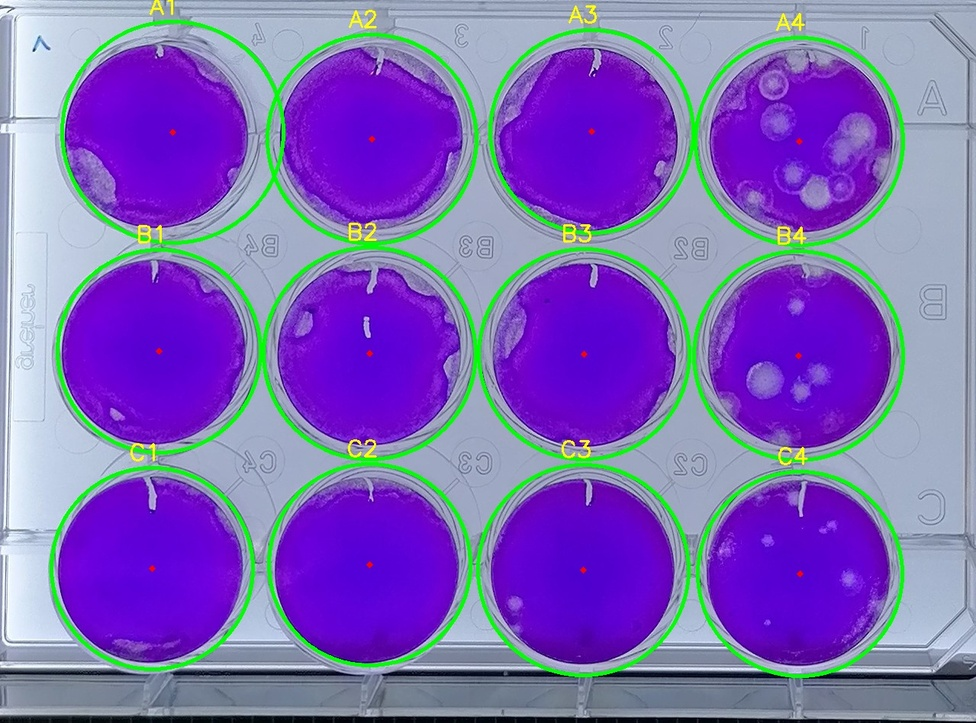
#> input picture plate_1_detected_debug.jpg, 976 x 723 px, shrunk from 1279 x 948 before the run
$ python -i crop_plates.py   (imports and definitions only)   (older library calls are emulated)
#> lines starting #> are read from the running program, lines starting #| are printed output that depends on the picture; after the words box and inside, x2 and y2 are one past the last pixel; in counts of white or black regions, pixels touching at a corner belong together
from pathlib import Path
import cv2
import numpy as np
import os
import sys

# -------------------- Global parameters --------------------
ROOT = os.path.abspath(os.path.join(os.path.dirname(__file__), "../../"))
sys.path.insert(0, ROOT)

SRC_ROOT = Path(os.path.join(ROOT, "data", "raw"))
DST_ROOT = Path(os.path.join(ROOT, "data", "cropped_data"))
IMAGE_EXTS = {".jpg", ".jpeg", ".png", ".tif", ".tiff", ".bmp", ".webp"}

# Ring-template matching
RING_SCALES    = [0.035, 0.045, 0.055, 0.065]
RING_THICK_FR  = 0.18
RING_THRESH    = 0.38
MIN_RING_COUNT = 6

# Color (HSV) thresholds for purple/magenta wells
SAT_MIN = 50
VAL_MIN = 40
HUE_RANGES = [(120, 170), (0, 10)]

# HoughCircles
WELL_MIN_R_FR = 0.02
WELL_MAX_R_FR = 0.18
HOUGH_DP       = 1.2
HOUGH_MIN_DIST = 0.08
HOUGH_PARAM1   = 120
HOUGH_PARAM2   = 25

# --- BBox / Padding Rules (ADJUSTED FOR LOOSER CROP) ---
# PAD_FRAC is the extra empty space added relative to image size
PAD_FRAC = 0.01
# ASPECT ratios for a 12-well plate
ASPECT_MIN, ASPECT_MAX = 0.9, 1.9
MAX_AREA_FRAC = 0.85

# --- NEW: acceptance + fallback ---
MIN_WELLS_FOR_CONFIDENT = 10
# Fallback rect (x_frac, y_frac, w_frac, h_frac) (if there is an error on the first crop)
FALLBACK_RECT_DEFAULT = (0.14, 0.56, 0.66, 0.36)
# Increased fallback padding to prevent tight cuts on failed detections
FALLBACK_PAD_FRAC = 0.05
# -----------------------------------------------------------

def ensure_dir(p: Path):
    p.mkdir(parents=True, exist_ok=True)

def clip(a, lo, hi):
    return max(lo, min(hi, a))

def expand_box(x, y, w, h, pad, W, H):
    """
    Expands the bounding box by 'pad' pixels on all sides,
    clipping to image boundaries.
    """
    x1 = clip(int(x - pad), 0, W-1)
    y1 = clip(int(y - pad), 0, H-1)

    # x2 and y2 calculation based on original w, h
    x2 = clip(int(x + w + pad), 0, W-1)
    y2 = clip(int(y + h + pad), 0, H-1)

    return x1, y1, x2 - x1, y2 - y1

def valid_bbox(w, h, W, H):
    ar = w / (h + 1e-6)
    area = w * h
    return (ASPECT_MIN <= ar <= ASPECT_MAX) and (area < MAX_AREA_FRAC * W * H)

# ---------- Detectors ----------

def make_ring_template(radius, thickness):
    R = int(round(radius))
    T = max(1, int(round(thickness)))
    yy, xx = np.mgrid[-R:R+1, -R:R+1]
    rr = np.sqrt(xx*xx + yy*yy)
    ring = ((rr >= (R - T)) & (rr <= (R + T))).astype(np.float32)
    ring = cv2.GaussianBlur(ring, (0,0), sigmaX=R*0.15 + 0.5)
    ring = ring - ring.mean()
    ring /= (ring.std() + 1e-6)
    return ring

def nms_peaks(res, thr, radius):
    mask = (res >= thr).astype(np.uint8)
    if mask.sum() == 0:
        return []
    k = max(3, int(radius*0.75)//2*2+1)
    dil = cv2.dilate(res, np.ones((k,k), np.uint8))
    peaks = (res == dil) & (res >= thr) & (mask > 0)
    ys, xs = np.where(peaks)
    return list(zip(xs, ys))

def detect_ring(gray):
    """Return (bbox, count) or (None, 0)."""
    H, W = gray.shape
    clahe = cv2.createCLAHE(clipLimit=3.0, tileGridSize=(8,8))
    g = clahe.apply(gray)
    gx = cv2.Sobel(g, cv2.CV_32F, 1, 0, ksize=3)
    gy = cv2.Sobel(g, cv2.CV_32F, 0, 1, ksize=3)
    mag = cv2.magnitude(gx, gy)
    mag = cv2.normalize(mag, None, 0, 1, cv2.NORM_MINMAX)

    centers, radii = [], []
    for fr in RING_SCALES:
        rad = max(8, int(min(H, W) * fr))
        tmpl = make_ring_template(rad, rad * RING_THICK_FR)
        res = cv2.matchTemplate(mag, tmpl, cv2.TM_CCOEFF_NORMED)
        for x, y in nms_peaks(res, RING_THRESH, rad):
            centers.append((x+rad, y+rad))
            radii.append(rad)

    count = len(centers)
    if count < MIN_RING_COUNT:
        return None, 0

    xs = np.array([c[0] for c in centers])
    ys = np.array([c[1] for c in centers])
    r  = np.mean(radii)

    # BBox around CENTERS
    x, y = int(xs.min()), int(ys.min())
    x2, y2 = int(xs.max()), int(ys.max())

    # --- FIX FOR SHARPNESS ---
    # Previous logic used max(r, global_pad).
    # New logic: Pad = Radius (to reach edge) + 20% Radius (plastic rim) + Global Buffer
    pad = int(r * 1.2) + int(PAD_FRAC * min(H, W))

    x, y, w, h = expand_box(x, y, x2-x, y2-y, pad, W, H)
    if not valid_bbox(w,h,W,H):
        return None, 0
    return (x,y,w,h), count

def detect_purple(img):
    H, W = img.shape[:2]
    hsv = cv2.cvtColor(img, cv2.COLOR_BGR2HSV)
    mask_total = np.zeros((H,W), dtype=np.uint8)
    for lo_h, hi_h in HUE_RANGES:
        lower = np.array([lo_h, SAT_MIN, VAL_MIN], dtype=np.uint8)
        upper = np.array([hi_h, 255, 255], dtype=np.uint8)
        mask_total = cv2.bitwise_or(mask_total, cv2.inRange(hsv, lower, upper))

    mask = cv2.medianBlur(mask_total, 5)
    kernel = np.ones((7,7), np.uint8)
    mask = cv2.morphologyEx(mask, cv2.MORPH_CLOSE, kernel, iterations=2)
    mask = cv2.morphologyEx(mask, cv2.MORPH_OPEN, kernel, iterations=1)

    contours, _ = cv2.findContours(mask, cv2.RETR_EXTERNAL, cv2.CHAIN_APPROX_SIMPLE)
    if not contours:
        return None, 0

    minR = max(8, int(min(H, W) * WELL_MIN_R_FR))
    good = []
    radii = []
    for cnt in contours:
        area = cv2.contourArea(cnt)
        if area < np.pi*minR*minR*0.4:
            continue
        perim = cv2.arcLength(cnt, True)
        if perim == 0:
            continue
        circularity = 4*np.pi*area/(perim*perim)
        if circularity < 0.6:
            continue
        (cx, cy), rad = cv2.minEnclosingCircle(cnt)
        good.append((cx,cy,rad))
        radii.append(rad)

    if not good:
        return None, 0

    xs = np.array([g[0] for g in good])
    ys = np.array([g[1] for g in good])
    r  = np.mean(radii) if radii else minR

    x, y = int(xs.min()), int(ys.min())
    x2, y2 = int(xs.max()), int(ys.max())

    # --- FIX FOR SHARPNESS ---
    # Ensure we cover the radius + extra buffer
    pad = int(r * 1.2) + int(PAD_FRAC * min(H, W))

    x, y, w, h = expand_box(x, y, x2-x, y2-y, pad, W, H)
    if not valid_bbox(w,h,W,H):
        return None, 0
    return (x,y,w,h), len(good)

def detect_hough(gray):
    H, W = gray.shape
    clahe = cv2.createCLAHE(clipLimit=3.0, tileGridSize=(8,8))
    g = clahe.apply(gray)
    g = cv2.medianBlur(g, 5)

    minR = max(8, int(min(H, W) * WELL_MIN_R_FR))
    maxR = int(min(H, W) * WELL_MAX_R_FR)

    circles = cv2.HoughCircles(
        g, cv2.HOUGH_GRADIENT, dp=HOUGH_DP, minDist=int(min(H, W)*HOUGH_MIN_DIST),
        param1=HOUGH_PARAM1, param2=HOUGH_PARAM2, minRadius=minR, maxRadius=maxR
    )
    if circles is None:
        return None, 0
    circles = np.uint16(np.around(circles[0]))
    cnt = len(circles)
    if cnt < 4:
        return None, 0

    xs = circles[:,0]
    ys = circles[:,1]
    r = circles[:,2].mean()

    x, y = int(xs.min()), int(ys.min())
    x2, y2 = int(xs.max()), int(ys.max())

    # --- FIX FOR SHARPNESS ---
    pad = int(r * 1.2) + int(PAD_FRAC * min(H, W))

    x, y, w, h = expand_box(x, y, x2-x, y2-y, pad, W, H)
    if not valid_bbox(w,h,W,H):
        return None, 0
    return (x,y,w,h), cnt

def detect_edges(gray):
    # This detector doesn't have a concept of "wells" or "radius",
    # so we just increase the global padding
    H, W = gray.shape
    g = cv2.GaussianBlur(gray, (5,5), 0)
    edges = cv2.Canny(g, 50, 150)
    edges = cv2.dilate(edges, np.ones((5,5), np.uint8), iterations=1)

    contours, _ = cv2.findContours(edges, cv2.RETR_EXTERNAL, cv2.CHAIN_APPROX_SIMPLE)
    if not contours:
        return None
    best = None
    best_score = -1
    for cnt in contours:
        x,y,w,h = cv2.boundingRect(cnt)
        if not valid_bbox(w,h,W,H):
            continue
        score = w*h
        if score > best_score:
            best_score = score
            best = (x,y,w,h)
    if best is None:
        return None

    # Increase padding for edge fallback as well
    pad = int(0.08 * min(W,H))
    x,y,w,h = expand_box(*best, pad, W, H)
    return (x,y,w,h)

# ---------- Main Decision ----------

def find_plate_bbox_and_count(img):
    H, W = img.shape[:2]
    gray = cv2.cvtColor(img, cv2.COLOR_BGR2GRAY)

    # 1) Ring-template
    bbox, count = detect_ring(gray)
    if bbox is not None and count >= MIN_WELLS_FOR_CONFIDENT:
        return bbox, count

    # 2) Color
    bbox, count = detect_purple(img)
    if bbox is not None and count >= MIN_WELLS_FOR_CONFIDENT:
        return bbox, count

    # 3) Hough
    bbox, count = detect_hough(gray)
    if bbox is not None and count >= MIN_WELLS_FOR_CONFIDENT:
        return bbox, count

    # 4) Edges
    bbox = detect_edges(gray)
    if bbox is not None:
        return bbox, 0

    return (0,0,W,H), 0

# [74 lines left out: functions crop_with_fallback, process_folder, not called in this run]


def main():
    ensure_dir(DST_ROOT)
    process_folder(SRC_ROOT, DST_ROOT)

# [2 lines not run here, left out]

>>> import cv2
>>> picture = cv2.imread('../../plate_1_detected_debug.jpg')
#> picture is the input picture: shape (723, 976, 3); mean B, G, R 184.8, 100.5, 127.1
>>> result = find_plate_bbox_and_count(picture)
#> in detect_ring, `gy = cv2.Sobel(g, cv2.CV_32F, 0, 1, ksize=3)`:
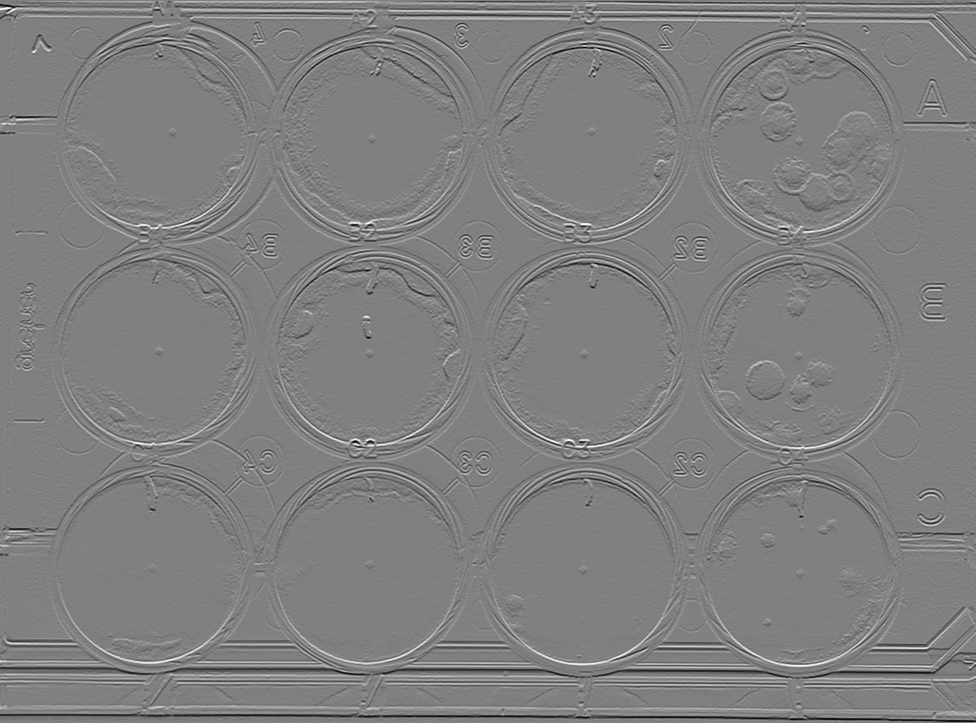
#> gy: shape (723, 976) float32; min -930, max 918, mean -1.6; drawn with min black and max white
#> in detect_ring, `mag = cv2.magnitude(gx, gy)`:
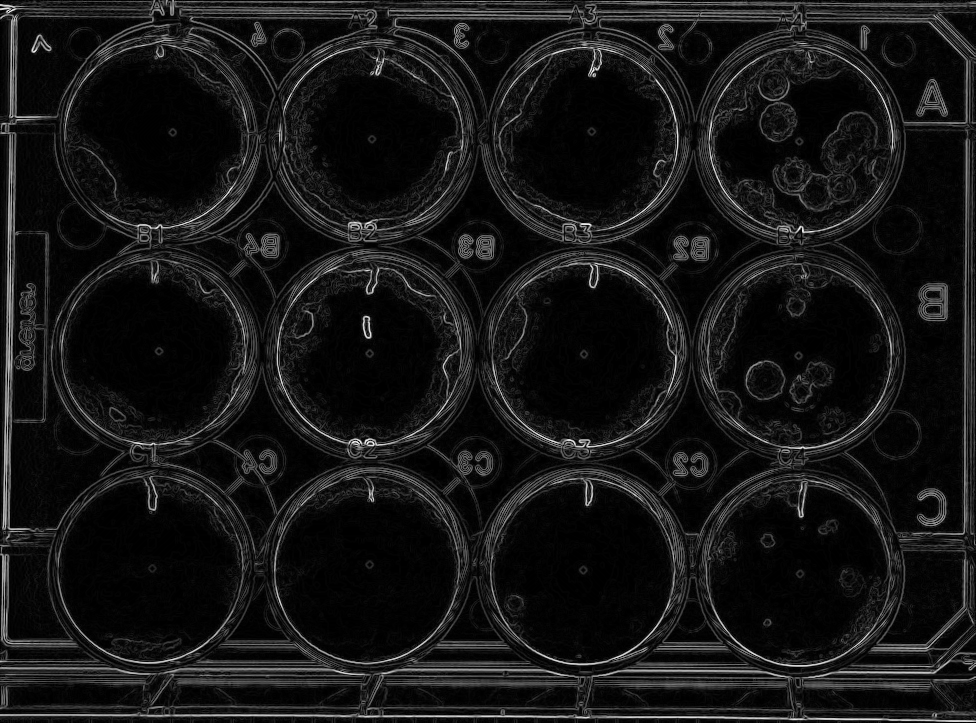
#> mag: shape (723, 976) float32; min 0, max 990.3, mean 85.2; drawn with min black and max white
#> the loop in detect_ring, `for fr in RING_SCALES:` made 4 passes
#> pass 3, in detect_ring, `res = cv2.matchTemplate(mag, tmpl, cv2.TM_CCOEFF_NORMED)`:
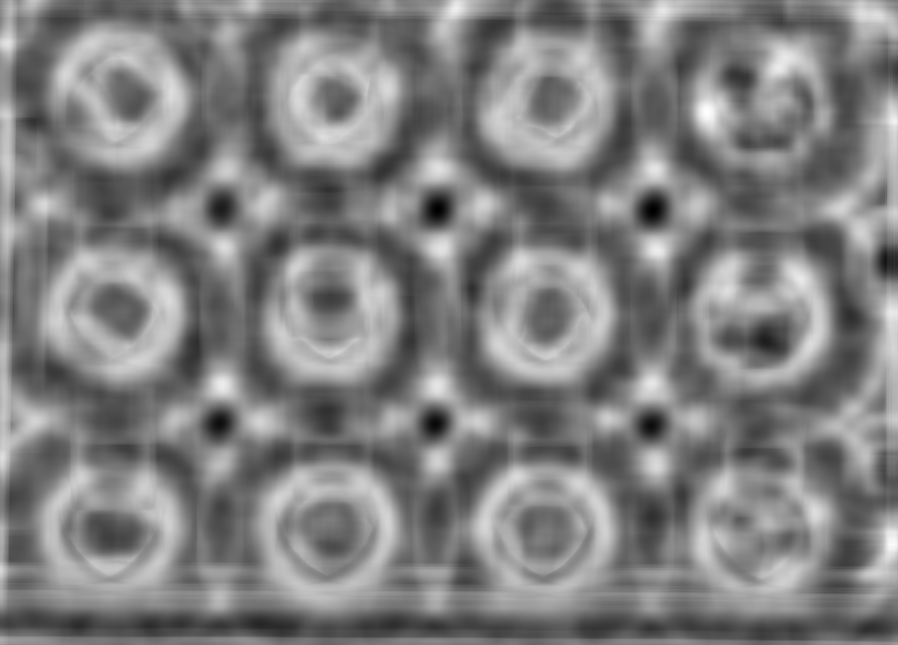
#> res: shape (645, 898) float32; min -0.456, max 0.479, mean 0.0159; drawn with min black and max white
#> after the loop in detect_ring, `for fr in RING_SCALES:`: centers = 77 pairs, first value 26 to 944, second value 35 to 692; radii = 77 values from 25 to 46
#> in detect_ring, `count = len(centers)`: count = 77
#> in detect_ring, `xs = np.array([c[0] for c in centers])`: xs = 77 values, max 944 at index 7, min 26 at index 24, mean 578.2
#> in detect_ring, `ys = np.array([c[1] for c in centers])`: ys = 77 values, max 692 at index 29, min 35 at index 0, mean 333.4
#> in detect_ring, `r  = np.mean(radii)`: r = 31.55
#> in detect_ring, `x, y = int(xs.min()), int(ys.min())`: x = 26; y = 35
#> in detect_ring, `x2, y2 = int(xs.max()), int(ys.max())`: x2 = 944; y2 = 692
#> in detect_ring, `pad = int(r * 1.2) + int(PAD_FRAC * min(H, W))`: pad = 44
#> in expand_box, `x1 = clip(int(x - pad), 0, W-1)`: x1 = 0
#> in expand_box, `x2 = clip(int(x + w + pad), 0, W-1)`: x2 = 975
#> in expand_box, `y2 = clip(int(y + h + pad), 0, H-1)`: y2 = 722
#> in detect_ring, `x, y, w, h = expand_box(x, y, x2-x, y2-y, pad, W, H)`: x = 0; w = 975; h = 722
#> in valid_bbox, `ar = w / (h + 1e-6)`: ar = 1.35
#> in valid_bbox, `area = w * h`: area = 703950
#> in find_plate_bbox_and_count, `bbox, count = detect_ring(gray)`: count = 0
#> the loop in detect_purple, `for lo_h, hi_h in HUE_RANGES:` made 2 passes
#> pass 1, in detect_purple, `mask_total = cv2.bitwise_or(mask_total, cv2.inRange(hsv, lower, upper))`:
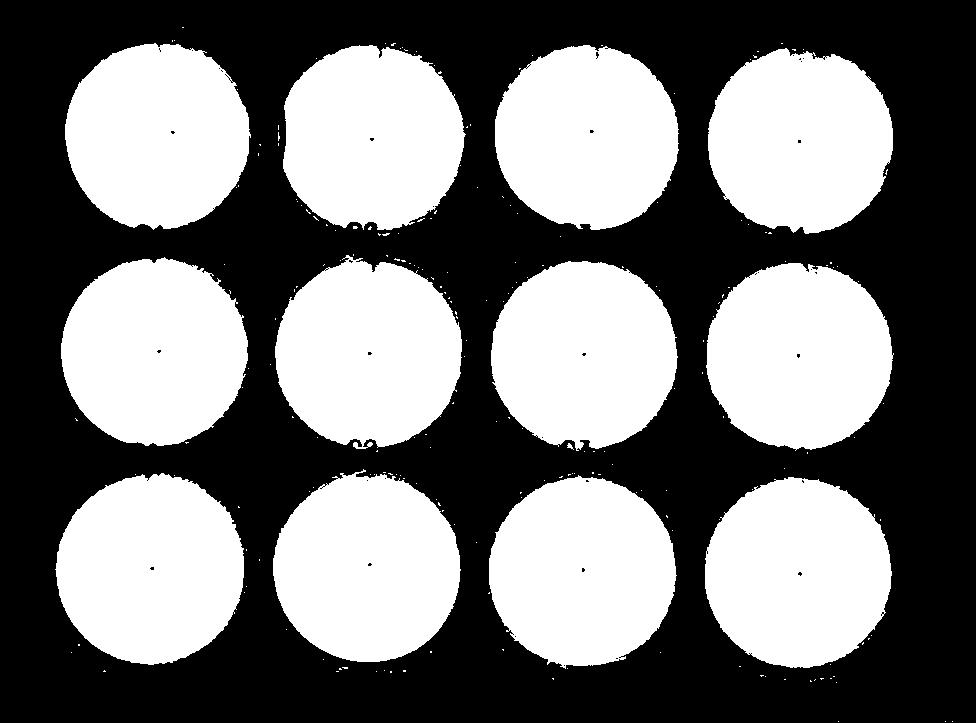
#> mask_total: shape (723, 976); 46.6% white; 219 white regions (206 under 20 px), largest, box (x1, y1, x2, y2) and area: (55, 473, 244, 665) 28068, (489, 475, 677, 669) 27860, (705, 477, 892, 668) 27847
#> in detect_purple, `contours, _ = cv2.findContours(mask, cv2.RETR_EXTERNAL, cv2.CHAIN_APPR..`: contours = 12 contours; largest, box (x1, y1, x2, y2) and area: (56, 474, 244, 664) 27821, (489, 477, 676, 666) 27604, (705, 478, 891, 668) 27584, (491, 261, 677, 448) 27324, (275, 258, 462, 448) 27320
#> the loop in detect_purple, `for cnt in contours:` made 12 passes
#> (area, perim, circularity, cx, cy, rad) on passes 1 to 8: (27584, 623.8, 0.891, 797.9, 572.5, 95.27), (27604, 625, 0.888, 582.4, 572.1, 95.9), (27311, 621.5, 0.889, 368, 566.1, 95.74), (27821, 626.6, 0.89, 150.7, 568.3, 95.83), (27163.5, 618.7, 0.892, 798.5, 355.9, 94.55), (27323.5, 619.6, 0.894, 584.2, 354.7, 95.07), (27259, 625.7, 0.875, 155.3, 351.7, 95.06), (27319.5, 624.1, 0.882, 367.7, 351.7, 96.16)
#> after the loop in detect_purple, `for cnt in contours:`: good = 12 items, first 6: (797.9, 572.5, 95.27), (582.4, 572.1, 95.9), (368, 566.1, 95.74), (150.7, 568.3, 95.83), (798.5, 355.9, 94.55), (584.2, 354.7, 95.07); radii = [95.27, 95.9, 95.74, 95.83, 94.55, 95.07, 95.06, 96.16, 94.43, 93.89, 94.5, 95.13]
#> in detect_purple, `xs = np.array([g[0] for g in good])`: xs = [797.9, 582.4, 368, 150.7, 798.5, 584.2, 155.3, 367.7, 799.5, 585.8, 371.2, 158.3]
#> in detect_purple, `ys = np.array([g[1] for g in good])`: ys = [572.5, 572.1, 566.1, 568.3, 355.9, 354.7, 351.7, 351.7, 140, 137.9, 137.5, 135.5]
#> in detect_purple, `r  = np.mean(radii) if radii else minR`: r = 95.13
#> in detect_purple, `x, y = int(xs.min()), int(ys.min())`: x = 150; y = 135
#> in detect_purple, `x2, y2 = int(xs.max()), int(ys.max())`: x2 = 799; y2 = 572
#> in detect_purple, `pad = int(r * 1.2) + int(PAD_FRAC * min(H, W))`: pad = 121
#> in detect_purple, `x, y, w, h = expand_box(x, y, x2-x, y2-y, pad, W, H)`: x = 29; y = 14; w = 891; h = 679
#> in detect_hough, `g = cv2.medianBlur(g, 5)`:
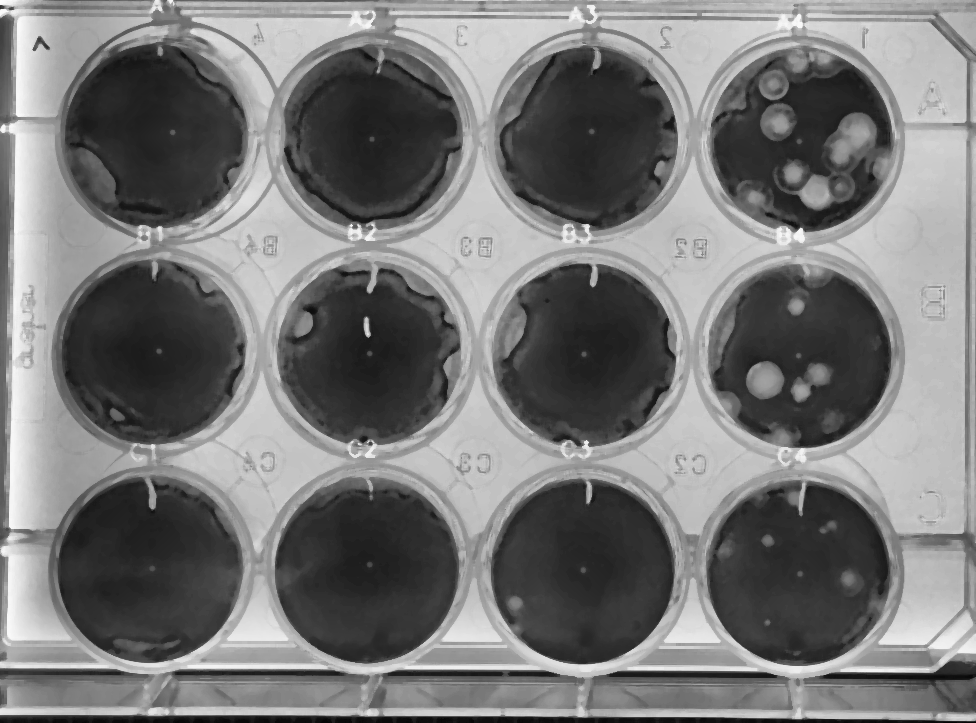
#> g: shape (723, 976); min 2, max 253, mean 118.5
#> in detect_hough, `circles = cv2.HoughCircles( g, cv2.HOUGH_GRADIENT, dp=HOUGH_DP, minDis..`: circles = 159 rows, first 8: [153, 351, 92.36], [369, 352.2, 92.12], [148.2, 568.2, 93.68], [588.6, 136.2, 104.2], [582.6, 353.4, 106.9], [173.4, 132.6, 113.5], [804.6, 139.8, 95], [591, 569.4, 100.3]
#> in detect_hough, `circles = np.uint16(np.around(circles[0]))`: circles = 159 rows, first 8: [153, 351, 92], [369, 352, 92], [148, 568, 94], [589, 136, 104], [583, 353, 107], [173, 133, 113], [805, 140, 95], [591, 569, 100]
#> in detect_hough, `cnt = len(circles)`: cnt = 159
#> in detect_hough, `xs = circles[:,0]`: xs = 159 values, max 967 at index 123, min 10 at index 77, mean 491.5
#> in detect_hough, `ys = circles[:,1]`: ys = 159 values, max 723 at index 142, min 7 at index 82, mean 367
#> in detect_hough, `r = circles[:,2].mean()`: r = 74.59
#> in detect_hough, `x, y = int(xs.min()), int(ys.min())`: x = 10; y = 7
#> in detect_hough, `x2, y2 = int(xs.max()), int(ys.max())`: x2 = 967; y2 = 723
#> in detect_hough, `pad = int(r * 1.2) + int(PAD_FRAC * min(H, W))`: pad = 96
#> in detect_hough, `x, y, w, h = expand_box(x, y, x2-x, y2-y, pad, W, H)`: x = 0; w = 975; h = 722
#> in detect_edges, `edges = cv2.dilate(edges, np.ones((5,5), np.uint8), iterations=1)`:
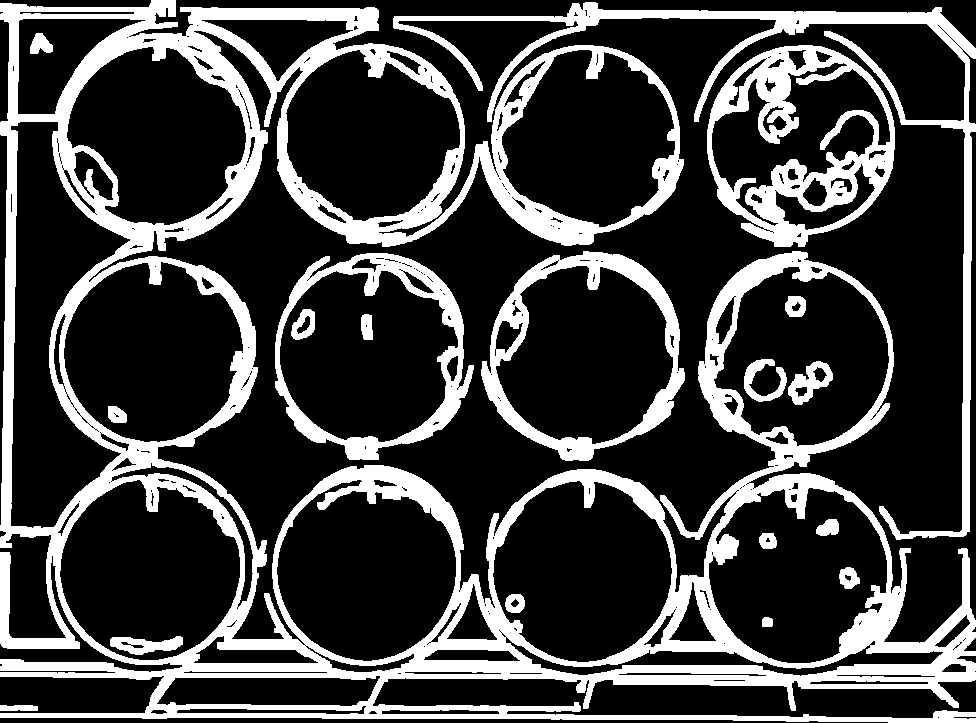
#> edges: shape (723, 976); 24.9% white; 19 white regions
#> in detect_edges, `contours, _ = cv2.findContours(edges, cv2.RETR_EXTERNAL, cv2.CHAIN_APP..`: contours = 6 contours; box (x1, y1, x2, y2) and area: (0, 0, 976, 723) 381604, (481, 251, 685, 461) 31444, (275, 253, 474, 460) 31110, (707, 45, 895, 247) 28957, (393, 2, 976, 540) 12566, (0, 705, 38, 711) 172
#> the loop in detect_edges, `for cnt in contours:` made 6 passes
#> (x, y, w, h, ar in valid_bbox, area in valid_bbox, score, best_score) on passes 2, 3, 5: (275, 253, 199, 207, 0.961, 41193, 41193, 41193), (481, 251, 204, 210, 0.971, 42840, 42840, 42840), (393, 2, 583, 538, 1.08, 313654, 313654, 313654)
#> after the loop in detect_edges, `for cnt in contours:`: best_score = 313654
#> in detect_edges, `pad = int(0.08 * min(W,H))`: pad = 57
#> in detect_edges, `x,y,w,h = expand_box(*best, pad, W, H)`: x = 336; w = 639; h = 597
#> in find_plate_bbox_and_count, `bbox = detect_edges(gray)`: bbox = (336, 0, 639, 597)
#> result = ((336, 0, 639, 597), 0)
